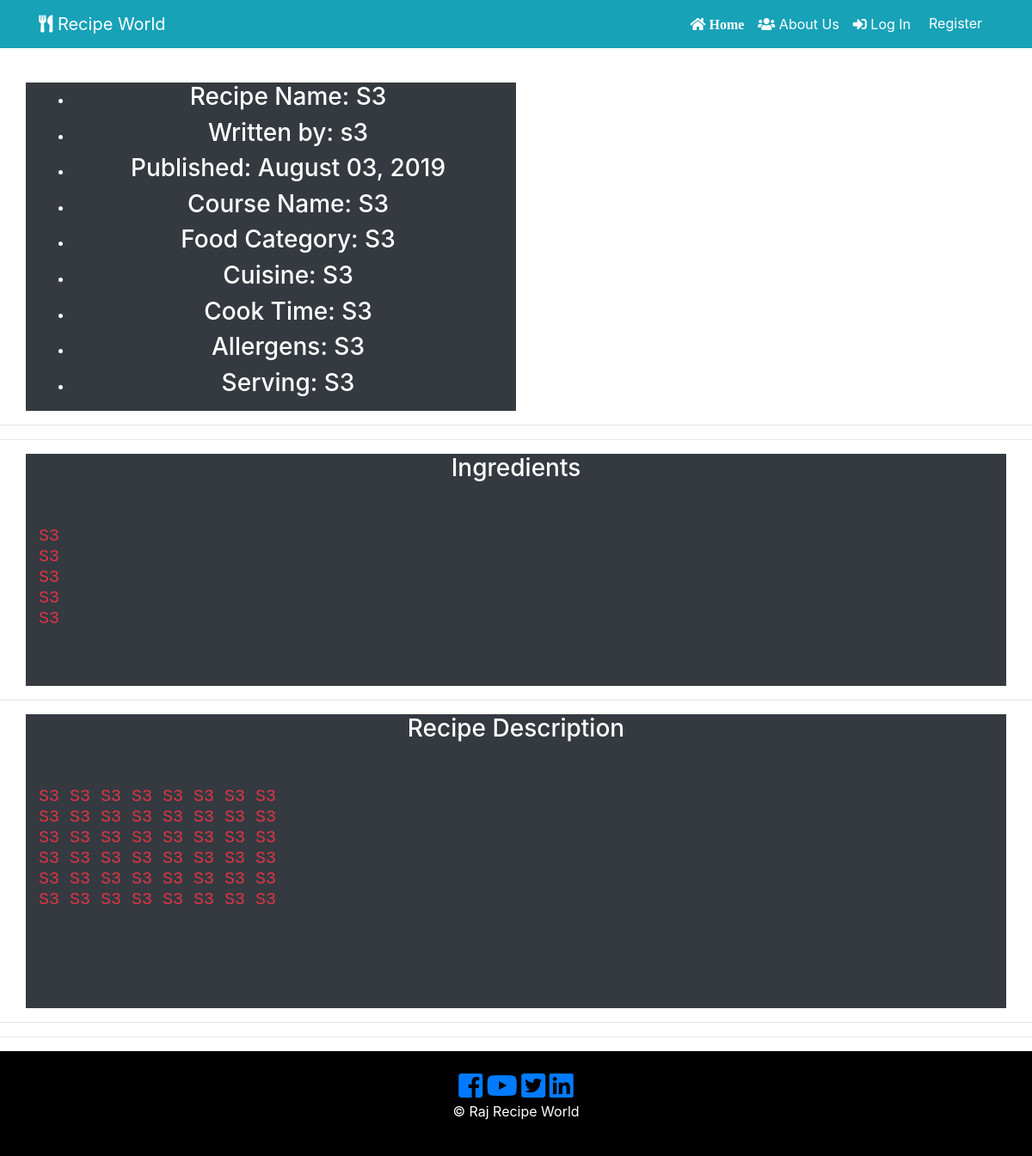
The page /5 on the database as committed earlier.
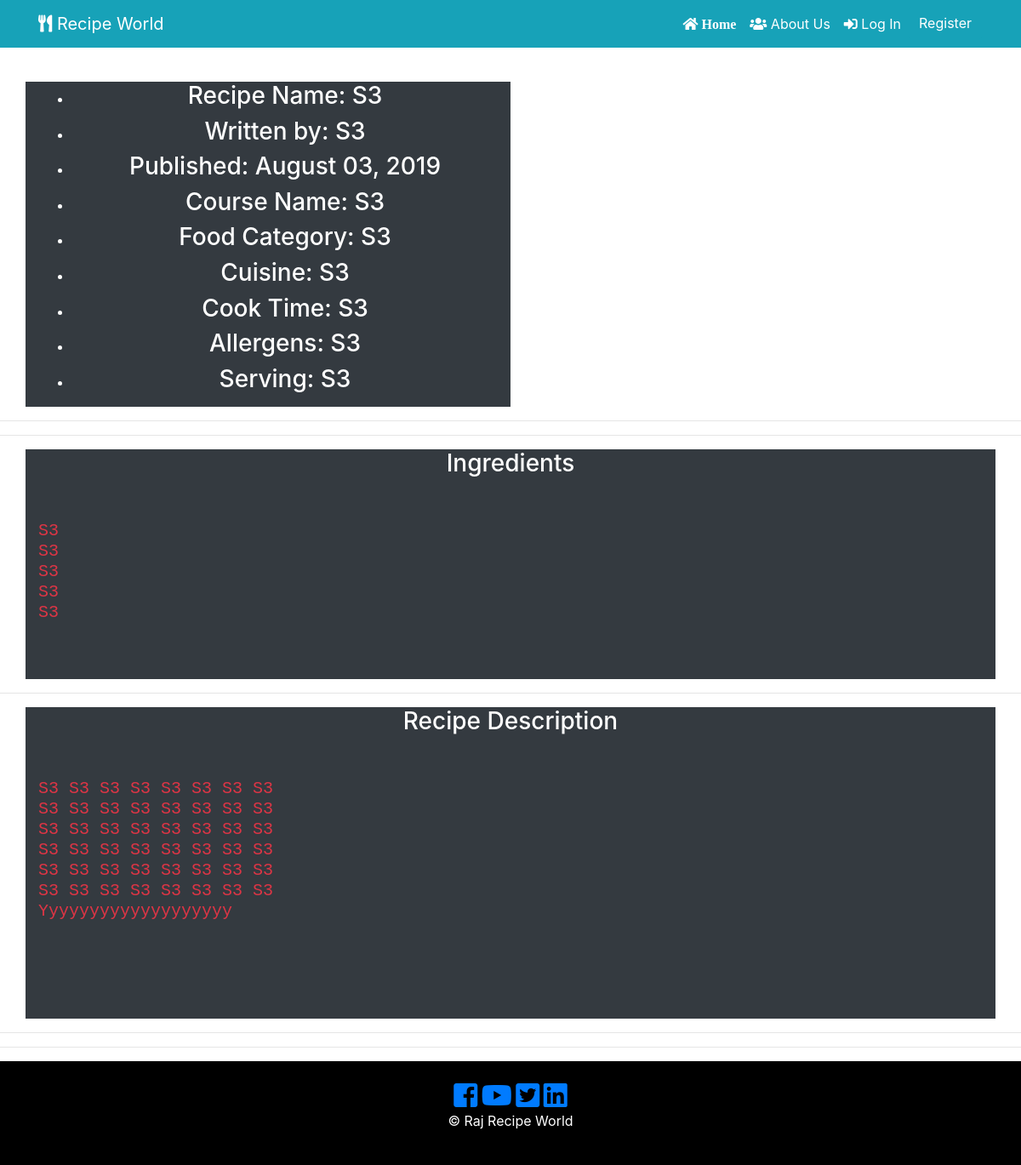
The same page on the database as committed later.
### recipe_app/models.py (models this page shows, shortened)
class RecipePost(db.Model):
    users = db.relationship(User)
    id = db.Column(db.Integer, primary_key=True)
    user_id = db.Column(db.Integer, db.ForeignKey('users.id'), nullable=False)
    date = db.Column(db.DateTime, nullable=False, default=datetime.utcnow)
    recipe_image = db.Column(db.String(128), default=None, nullable=True)
    recipe_name = db.Column(db.String(164), nullable=False)
    course = db.Column(db.String(164), nullable=False)
    food_category = db.Column(db.String(164), nullable=False)
    cuisine = db.Column(db.String(164), nullable=False)
    prep_time = db.Column(db.String(164), nullable=False)
    cook_time = db.Column(db.String(164), nullable=False)
    allergens = db.Column(db.String(164), nullable=False)
    serving = db.Column(db.String(164), nullable=False)
    ingredients = db.Column(db.Text, nullable=False)
    recipe_description = db.Column(db.Text, nullable=False)

class User(db.Model, UserMixin):
     __tablename__ = 'users'
     id = db.Column(db.Integer, primary_key = True)
     picture = db.Column(db.String(128), default='default_profile.png', nullable=False)
     email = db.Column(db.String(64), unique=True, index=True)
     username = db.Column(db.String(64), unique=True, index=True)
     password_hash = db.Column(db.String(128))
     recipe = db.relationship('RecipePost', backref='author', lazy=True)

### recipe_app/users/views.py (the view)
@users.route("/<username>")
def user_recipies(username):
    page = request.args.get('page',1,type=int)
    user = User.query.filter_by(username=username).first_or_404()
    recipies_posted = RecipePost.query.filter_by(author=user).order_by(RecipePost.date.desc()).paginate(page=page,per_page=5)
    return render_template('user_recipe_posts.html', recipies_posted=recipies_posted, user=user)

### recipe_app/recipe_posts/views.py (called while the page is built)
@recipe_posts.route('/<int:recipe_post_id>')
def recipe_post(recipe_post_id):
    recipe_post = RecipePost.query.get_or_404(recipe_post_id)
    return render_template('recipe_post.html', recipe_name=recipe_post.recipe_name,
                            date=recipe_post.date, recipe=recipe_post
    )

### recipe_app/templates/recipe_post.html (shortened to what this page needs)
{% extends "base.html" %}
{% block content %}
  <section id="" class="text-center text-white">
    <div class="container">
      <div class="row">
        <div class="col-md-6 bg-dark">
          <ul class="">
              <li class="">
                  <h3> Recipe Name: {{ recipe.recipe_name }}</h3>
              </li>
              <li class="">
                <h3>Written by: {{recipe.author.username}}</h3>
              </li>
              <li class="">
                <h3>Published: {{recipe.date.strftime('%B %d, %Y') }}</h3>
              </li>
              <li class="">
                  <h3> Course Name: {{recipe.course}} </h3>
              </li>
              <li class="">
                <h3>Food Category: {{recipe.food_category}}</h3>
              </li>
              <li class="">
                <h3>Cuisine: {{ recipe.cuisine }}</h3>
              </li>
              <li class="">
                <h3> Cook Time: {{recipe.cook_time}}</h3>
              </li>
              <li class="">
                <h3> Allergens: {{ recipe.allergens }}</h3>
              </li>
              <li class="">
                <h3>Serving: {{ recipe.serving }}</h3>
              </li>
            </ul>
        </div>
        <div class="col-md-6">
              <div class="col-lg-5">
                  <div class="col-xs-12 col-sm-12 col-md-12 col-lg-12">
                    <div class="thumbnail">
                    </div>
                  </div>
              </div>
        </div>
      </div>
    </div>
</section>
<hr>
<hr>
  <div>
    <div class="container text-center text-white">
      <div class="row">
            <div class="col-md-12 bg-dark">
              <h3> Ingredients </h3>
                <div>
                  <pre class="text-danger text-left text-capitalize">
                    <h5>{{recipe.ingredients}}</h5>
                  </pre>
               </div>
            </div>
        </div>
      </div>
    </div>
<hr>
  <div>
    <div class="container text-center text-white">
      <div class="row">
            <div class="col-md-12 bg-dark">
              <h3> Recipe Description </h3>
              <div>
              <pre class="text-danger text-left text-capitalize">
                <h5>{{recipe.recipe_description}} </h5>
              </pre>
            </div>
        </div>
    </div>
  </div>
<hr>
 <hr>
{% endblock content %}

### recipe_app/templates/base.html (shortened to what this page needs)
<!DOCTYPE html>
<html lang="en">
  <head>
      <link rel="stylesheet" href="https://stackpath.bootstrapcdn.com/bootstrap/4.3.1/css/bootstrap.min.css">
      <link type="text/css" rel="stylesheet" href="{{ url_for('static', filename='css/master.css') }}"/>
      <link rel="stylesheet" href="https://use.fontawesome.com/releases/v5.3.1/css/all.css"
>
      <link rel="stylesheet" href="https://cdnjs.cloudflare.com/ajax/libs/ekko-lightbox/5.3.0/ekko-lightbox.css" />
      <link rel="stylesheet" href="https://cdnjs.cloudflare.com/ajax/libs/slick-carousel/1.9.0/slick.css" />
      <link rel="stylesheet" href="https://cdnjs.cloudflare.com/ajax/libs/slick-carousel/1.9.0/slick-theme.min.css" />
  </head>
<body>
  <header class="py-5" >
<nav class="navbar navbar-expand-sm navbar-dark bg-info fixed-top ">
    <div class="container">
      <a href="{{ url_for('core.index') }}" target="_blank" class="navbar-brand"> <i class="fas fa-utensils icon-nav"></i> Recipe World</a>
      <div class="collapse navbar-collapse" id="navbarCollapse">
         <ul class="navbar-nav ml-auto">
            <li class="nav-item active">
              <a class="nav-link text-white" href="{{ url_for('core.index') }}">
                <i class="fas fa-home icon-nav"> Home </i>
              </a>
            </li>
            <li class="nav-item">
              <a class="nav-link text-white" href="{{ url_for('core.info') }}"> <i class="fas fa-users icon-nav"></i> About Us</a>
            </li>
            {% if current_user.is_authenticated %}
            <li class="nav-item">
                <a class="nav-link text-white" href="{{ url_for('users.logout') }}"> <i class="fas fa-sign-out-alt icon-nav"></i> Log Out </a>
            </li>
            <li class="nav-item">
                <a class="nav-link text-white" href="{{ url_for('users.account') }}">
                  <i class="fas fa-user icon-nav"> </i> Profile </a>
            </li>
            <li class="nav-item">
                <a class="nav-link text-white" href="{{ url_for('recipe_posts.create_recipe') }}">
                  <i class="fas fa-plus icon-nav"></i> Add Recipe</a>
            </li>
             <li class="nav-item">
                <a class="nav-link text-white" href="{{ url_for('users.user_recipies' , username=current_user.username) }}"> <i class="fas fa-user-circle icon-nav"> </i> {{ current_user }} </a>
              </li>
              {% else %}
              <li class="nav-item">
                  <a class="nav-link text-white" href="{{ url_for('users.login') }}"> <i class="fas fa-sign-in-alt icon-nav"></i> Log In </a>
              </li>
              <li class="nav-item">
                  <a href="{{ url_for('users.register') }}" class="btn btn-info btn-md">
                   Register
                </a>
              </li>
              {% endif %}
    </ul>
    </div>
   </div>
  </nav>
 </header>
  {% block content %}
  {% endblock %}
         <footer id="main-footer" class="text-center p-4">
          <div class="container">
              <div class="row">
                <div class="col">
                    <a href="#"> <i class="fab fa-facebook-square fa-2x"> </i> </a>
                    <a href="#"> <i class="fab fa-youtube fa-2x"> </i> </a>
                    <a href="#"> <i class="fab fa-twitter-square fa-2x"></i> </a>
                    <a href="#"> <i class="fab fa-linkedin fa-2x"></i> </a>
                  <p> &copy;
                     Raj Recipe World </p>
                </div>
              </div>
            </div>
          </footer>
  </body>
</html>

### recipe_app/static/css/master.css (style rules this page uses)
#main-footer { background: #000; color: #fff; }

Rows that differ between the two databases and show on the page:
changed RecipePost: recipe_description "S3 S3 S3 S3 S3 S3 S3 S3 S3 S3 S3 S3 S3 S3 S3 S3 S3 S3 S3 S3 S3 S3 S3 S3 S3 S3 S3 S3 S3 S3 S3 S3 S3 S3 S3 S3 S3 S3 S3 S3 S3 S3 S3 S3 S3 S3 S3 S3" → "…S3 S3 S3 S3 Yyyyyyyyyyyyyyyyyyy"
changed User: author.username "s3" → "S3"
